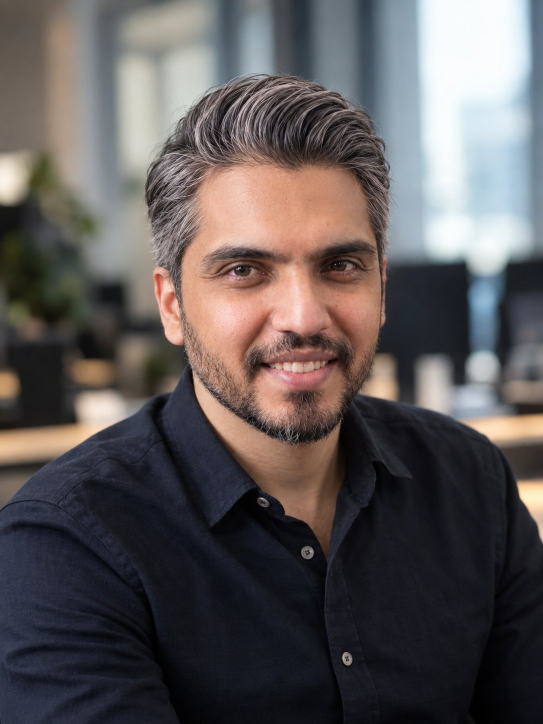
#> input picture assets/portrait.jpg, 1086 x 1448 px (shown at 1/2 size); its folder holds only this picture in this run
$ python gen_cards.py
#> lines starting #> are read from the running program, lines starting #| are printed output that depends on the picture
"""
gen_cards.py — builds the animated SVG cards for the haitham72 profile README.

  assets/terminal-card.svg   ASCII portrait generated from assets/portrait.jpg
  assets/info-card.svg       neofetch-style info card (content from the CV)
  assets/contributions.svg   real contribution calendar (GitHub GraphQL), diagonal reveal
  assets/rag-pipeline.svg    animated retrieval pipeline diagram

Run:  pip install Pillow numpy  &&  python gen_cards.py
Contributions are fetched with `gh api graphql` (or GITHUB_TOKEN if gh is unavailable).
"""

import html, json, os, subprocess, urllib.request
import numpy as np
from PIL import Image, ImageDraw, ImageFilter, ImageOps

USER = "haitham72"
NAME = "Haitham Mohamed"
HERE = os.path.dirname(os.path.abspath(__file__))
ASSETS = os.path.join(HERE, "assets")
MONO = 'ui-monospace, SFMono-Regular, "SF Mono", Menlo, Consolas, monospace'

BG_A, BG_B, LINE = "#111722", "#0d1117", "#30363d"
FG, GRAY = "#c9d1d9", "#7d8590"
ORANGE, BLUE, GREEN, CYAN = "#ffa657", "#58a6ff", "#3fb950", "#22d3ee"


def xe(s):
    return html.escape(str(s), quote=True)


def chrome(w, h, title, gid):
    return (
        f'<defs><linearGradient id="{gid}" x1="0" y1="0" x2="0" y2="1">'
        f'<stop offset="0" stop-color="{BG_A}"/><stop offset="1" stop-color="{BG_B}"/></linearGradient></defs>'
        f'<rect width="{w}" height="{h}" rx="12" fill="url(#{gid})"/>'
        f'<rect x=".5" y=".5" width="{w-1}" height="{h-1}" rx="12" fill="none" stroke="{LINE}"/>'
        f'<line x1="0" y1="30" x2="{w}" y2="30" stroke="{LINE}"/>'
        f'<circle cx="20" cy="15" r="5" fill="#ff5f56"/><circle cx="36" cy="15" r="5" fill="#ffbd2e"/>'
        f'<circle cx="52" cy="15" r="5" fill="#27c93f"/>'
        f'<text x="{w/2:.1f}" y="19" fill="{GRAY}" font-size="12" text-anchor="middle">{xe(title)}</text>'
    )


def write(name, svg):
    path = os.path.join(ASSETS, name)
    with open(path, "w", encoding="utf-8") as f:
        f.write(svg)
    print(f"[ok] {name:22s} {os.path.getsize(path)//1024} KB")


# ── 1. ASCII portrait ────────────────────────────────────────────────────────
def ascii_rows(cols=96):
    im = Image.open(os.path.join(ASSETS, "portrait.jpg")).convert("L")
    w, h = im.size
    # Soft mask (head ellipse + shoulders) blanks the blurred office background.
    # Coordinates are for the 1086x1448 source photo; scale if the photo changes.
    sx, sy = w / 1086, h / 1448
    mask = Image.new("L", (w, h), 0)
    d = ImageDraw.Draw(mask)
    d.ellipse((280 * sx, 135 * sy, 790 * sx, 900 * sy), fill=255)
    d.polygon([(360 * sx, 800 * sy), (740 * sx, 800 * sy), (w, 980 * sy), (w, h), (0, h), (0, 1020 * sy)], fill=255)
    mask = mask.filter(ImageFilter.GaussianBlur(18))
    box = (int(110 * sx), int(110 * sy), int(976 * sx), int(1120 * sy))
    im, mask = im.crop(box), mask.crop(box)
    im = ImageOps.equalize(im, mask=mask).filter(ImageFilter.UnsharpMask(radius=4, percent=160, threshold=2))
    a = np.asarray(im, float) / 255 * np.asarray(mask, float) / 255
    rows_n = round(cols * (box[3] - box[1]) / (box[2] - box[0]) * 0.5)  # glyph cell ≈ 1:2
    g = np.asarray(Image.fromarray((a * 255).astype("uint8")).resize((cols, rows_n), Image.LANCZOS), float) / 255
    g = np.clip((g - 0.22) / 0.75, 0, 1) ** 1.1
    ramp = " .'`-:;=+*csS%#@"
    return ["".join(ramp[min(int(v * len(ramp)), len(ramp) - 1)] for v in r) for r in g]


def terminal_card():
    rows = ascii_rows()
#> in ascii_rows, `mask = Image.new("L", (w, h), 0)`: mask: PIL image 1086x1448 L; every value is 0
#> in ascii_rows, `mask = mask.filter(ImageFilter.GaussianBlur(18))`:
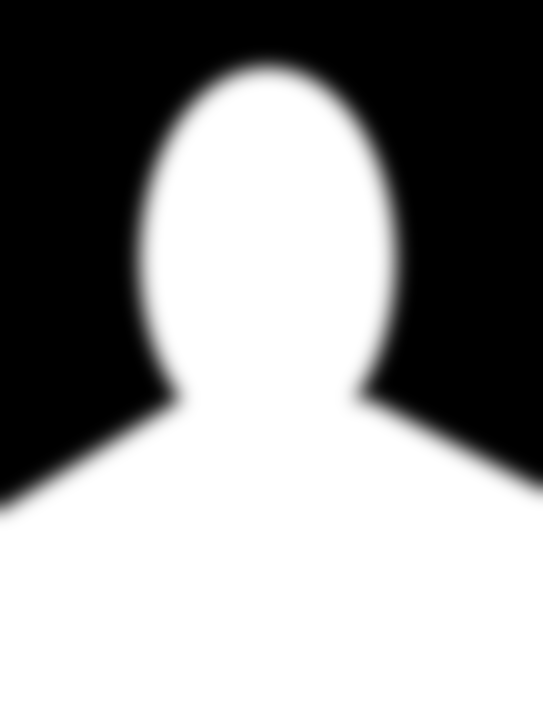
#> mask: PIL image 1086x1448 L (shown at 1/2 size); min 0, max 255, mean 148.6
#> in ascii_rows, `im, mask = im.crop(box), mask.crop(box)`:
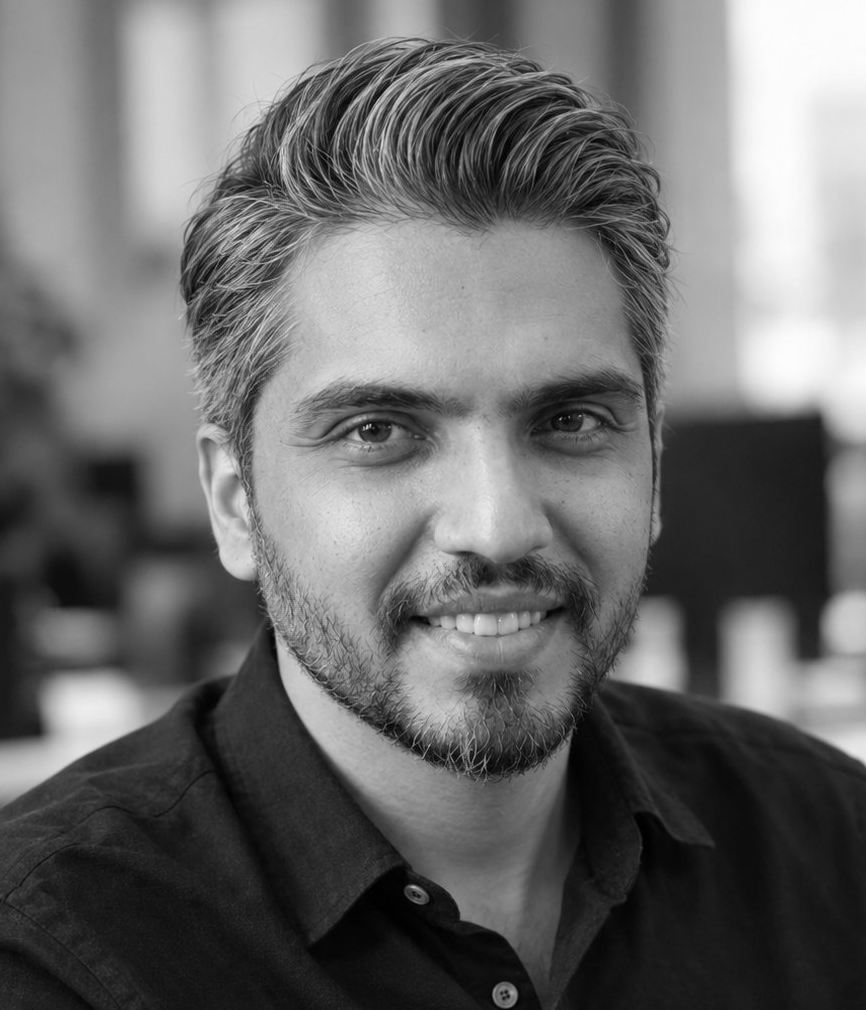
#> im: PIL image 866x1010 L; min 0, max 254, mean 106
#> in ascii_rows, `im, mask = im.crop(box), mask.crop(box)`:
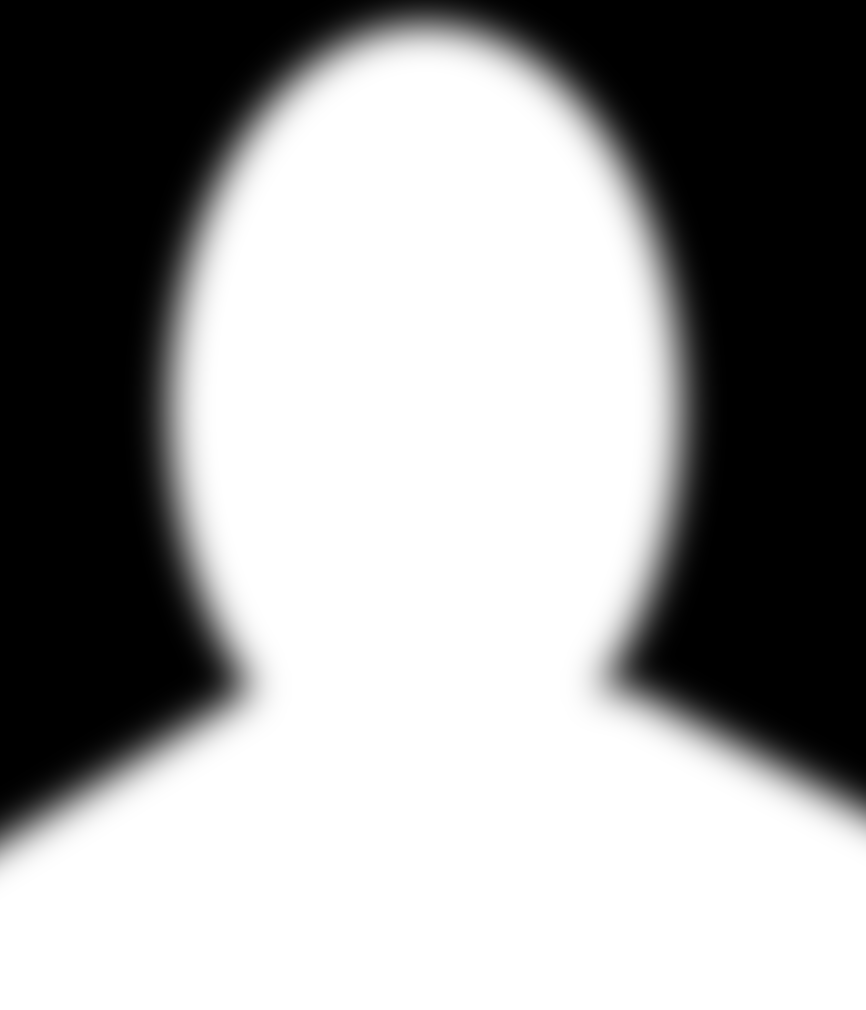
#> mask: PIL image 866x1010 L; min 0, max 255, mean 153.5
#> in ascii_rows, `im = ImageOps.equalize(im, mask=mask).filter(ImageFilter.UnsharpMask(r..`:
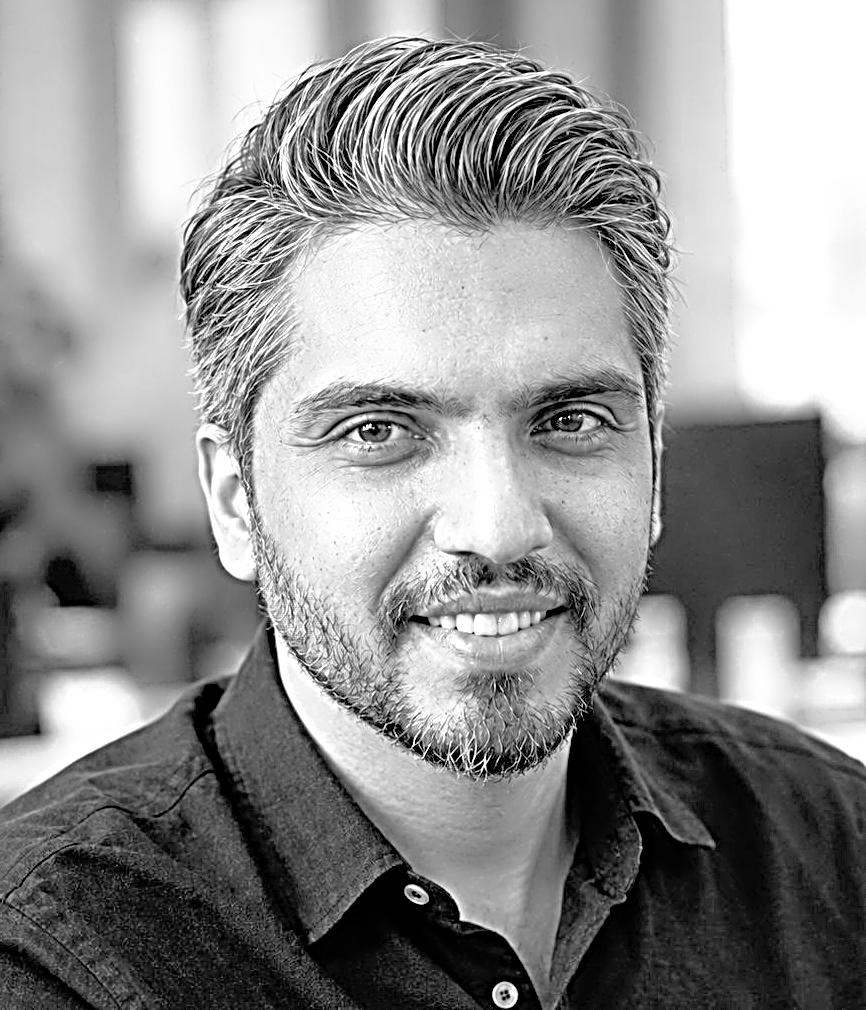
#> im: PIL image 866x1010 L; min 0, max 255, mean 142.5
#> in ascii_rows, `a = np.asarray(im, float) / 255 * np.asarray(mask, float) / 255`:
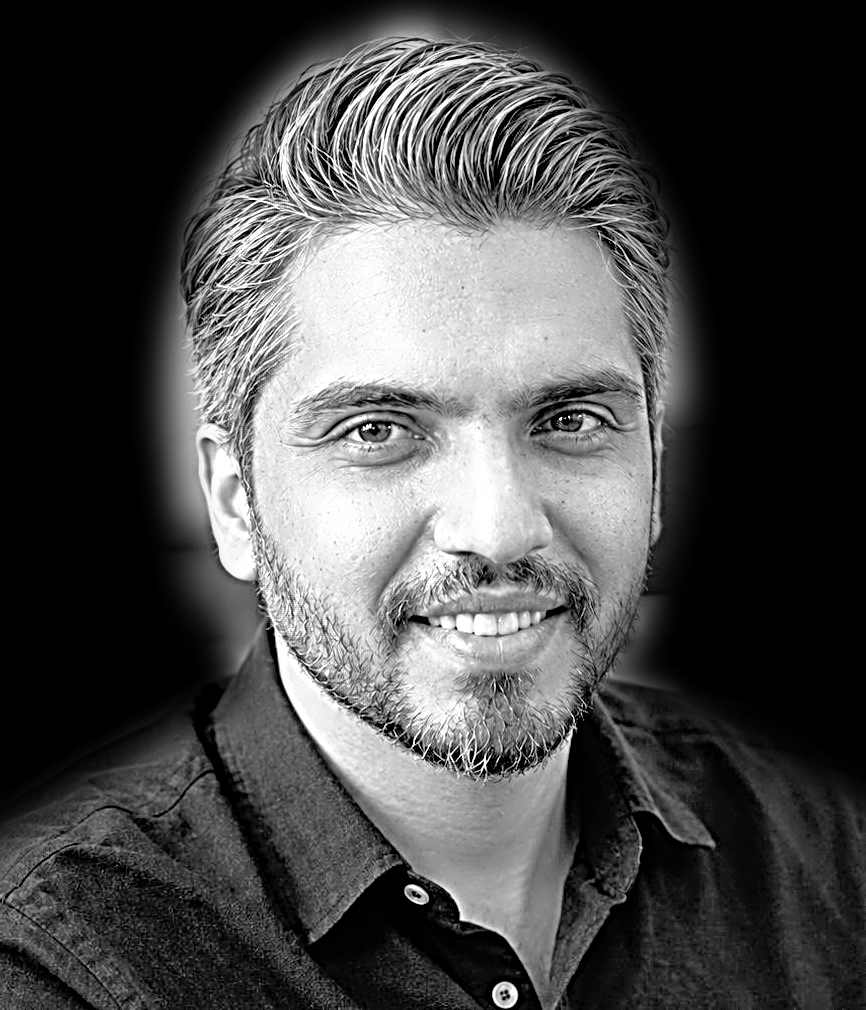
#> a: shape (1010, 866) float64; min 0, max 1, mean 0.288
#> in ascii_rows, `g = np.asarray(Image.fromarray((a * 255).astype("uint8")).resize((cols..`:
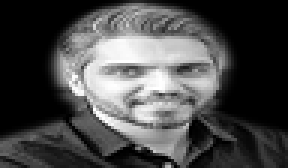
#> g: shape (56, 96) float64 (shown 3 times larger); min 0, max 1, mean 0.288
#> in ascii_rows, `g = np.clip((g - 0.22) / 0.75, 0, 1) ** 1.1`:
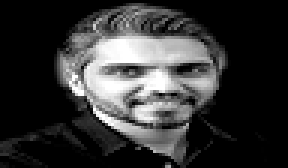
#> g: shape (56, 96) float64 (shown 3 times larger); min 0, max 1, mean 0.206
#> rows = 56 items
    W, ROW_H, Y0, TX = 840, 15, 40, 20
    TW, DUR = 800, 0.08
    foot = Y0 + len(rows) * ROW_H + 6
#> foot = 886
    H = foot + 43
#> H = 929
    body = []
    for i, r in enumerate(rows):
        t, y = i * DUR, Y0 + i * ROW_H
        body.append(
            f'<clipPath id="r{i}"><rect x="{TX}" y="{y}" height="{ROW_H}" width="0">'
            f'<animate attributeName="width" from="0" to="{TW}" begin="{t:.2f}s" dur="{DUR}s" fill="freeze"/></rect></clipPath>'
            f'<text clip-path="url(#r{i})" xml:space="preserve" x="{TX}" y="{y+11.1:.1f}" fill="{FG}" '
            f'font-size="12.9" textLength="{TW}" lengthAdjust="spacing">{xe(r)}</text>'
        )
#> this loop made 56 passes
#> (t, y) on passes 1 to 12: (0, 40), (0.08, 55), (0.16, 70), (0.24, 85), (0.32, 100), (0.4, 115), (0.48, 130), (0.56, 145), (0.64, 160), (0.72, 175), (0.8, 190), (0.88, 205)
#> after the loop, body = 56 items
    prompt = f"{USER}@github:~$ whoami "
    cx = TX + len(prompt) * 7.8 + len(NAME) * 7.8 + 4
    svg = (
        f'<svg xmlns="http://www.w3.org/2000/svg" width="{W}" height="{H}" viewBox="0 0 {W} {H}" font-family=\'{MONO}\'>'
        + chrome(W, H, f"{USER}@github: ~$ ./portrait.sh", "tbg")
        + "".join(body)
        + f'<line x1="0" y1="{foot}" x2="{W}" y2="{foot}" stroke="{LINE}"/>'
        f'<text x="{TX}" y="{foot+25}" fill="{GRAY}" font-size="13">{xe(prompt)}<tspan fill="{FG}">{xe(NAME)}</tspan></text>'
        f'<rect x="{cx:.0f}" y="{foot+12}" width="8" height="15" fill="{FG}">'
        f'<animate attributeName="opacity" values="1;1;0;0" keyTimes="0;.5;.51;1" dur="1s" repeatCount="indefinite"/></rect>'
        "</svg>"
    )
    write("terminal-card.svg", svg)
    return H


# ── 2. neofetch info card (every line traceable to the CV) ───────────────────
INFO = [
    ("header",),
    ("section", "— About"),
    ("field", "Role", "Applied AI Engineer / Architect"),
    ("field", "Focus", "GenAI · RAG · Agents · LLM Eval"),
    ("field", "Based", "Dubai, UAE"),
    ("field", "Exp", "15+ years shipping to stakeholders"),
    ("field", "Langs", "Arabic (native) · English"),
    ("section", "— Stack"),
    ("field", "LLMs", "Claude API · OpenAI API"),
    ("field", "Agents", "LangGraph · LangChain · MCP"),
    ("field", "Retrieval", "pgvector · hybrid search · RRF"),
    ("field", "Backend", "Python · FastAPI · Redis"),
    ("field", "Cloud", "Docker · AWS · Vercel"),
    ("section", "— Highlights"),
    ("bullet", "Production Arabic RAG, Dubai gov office"),
    ("bullet", "150+ query LLM evaluation harness"),
    ("bullet", "ReguLense live: version-aware health RAG"),
    ("bullet", "DBA in AI (Walsh College), in progress"),
]


def info_card(min_h):
    W = 480
    parts, t, y = [], 0.15, 62.0

    def row(inner, t):
        return (
            f'<g opacity="0" transform="translate(0,5)">{inner}'
            f'<animate attributeName="opacity" from="0" to="1" begin="{t:.2f}s" dur=".4s" fill="freeze"/>'
            f'<animateTransform attributeName="transform" type="translate" from="0 5" to="0 0" begin="{t:.2f}s" '
            f'dur=".4s" fill="freeze" calcMode="spline" keySplines=".2 .8 .2 1"/></g>'
        )

    for r in INFO:
        if r[0] == "header":
            x1 = 20 + (len(USER) + 8) * 8.4
            parts.append(row(
                f'<text x="20" y="{y}" font-size="14" font-weight="700"><tspan fill="{GREEN}">{USER}</tspan>'
                f'<tspan fill="{GRAY}">@</tspan><tspan fill="{CYAN}">github</tspan></text>'
                f'<line x1="{x1:.0f}" y1="{y-4}" x2="460" y2="{y-4}" stroke="{LINE}"/>', t))
            y += 26; t += 0.06
        elif r[0] == "section":
            x1 = 20 + len(r[1]) * 7.8 + 6
            parts.append(row(
                f'<text x="20" y="{y}" fill="{BLUE}" font-size="12.5" font-weight="700">{xe(r[1])}</text>'
                f'<line x1="{x1:.0f}" y1="{y-4}" x2="460" y2="{y-4}" stroke="{LINE}"/>', t))
            y += 26; t += 0.12
        elif r[0] == "field":
            parts.append(row(
                f'<text x="20" y="{y}" fill="{ORANGE}" font-size="12.5" font-weight="700">{xe(r[1])}</text>'
                f'<text x="112" y="{y}" fill="{FG}" font-size="12.5">{xe(r[2])}</text>', t))
            y += 21; t += 0.06
        else:
            parts.append(row(
                f'<circle cx="23" cy="{y-4}" r="2.5" fill="{GREEN}"/>'
                f'<text x="34" y="{y}" fill="{FG}" font-size="12.5">{xe(r[1])}</text>', t))
            y += 21; t += 0.06
    H = max(min_h, int(y) + 20)
    svg = (
        f'<svg xmlns="http://www.w3.org/2000/svg" width="{W}" height="{H}" viewBox="0 0 {W} {H}" font-family=\'{MONO}\'>'
        + chrome(W, H, f"{USER}@github: ~$ neofetch", "ibg") + "".join(parts) + "</svg>"
    )
    write("info-card.svg", svg)


# ── 3. Real contribution calendar ────────────────────────────────────────────
QUERY = ('query{user(login:"%s"){contributionsCollection{contributionCalendar{totalContributions '
         "weeks{contributionDays{date contributionCount contributionLevel}}}}}}" % USER)


def fetch_calendar():
    try:
        out = subprocess.run(["gh", "api", "graphql", "-f", f"query={QUERY}"],
                             capture_output=True, text=True, check=True).stdout
    except (OSError, subprocess.CalledProcessError):
        req = urllib.request.Request(
            "https://api.github.com/graphql", data=json.dumps({"query": QUERY}).encode(),
            headers={"Authorization": f"bearer {os.environ['GITHUB_TOKEN']}", "User-Agent": USER})
        out = urllib.request.urlopen(req, timeout=30).read().decode()
    return json.loads(out)["data"]["user"]["contributionsCollection"]["contributionCalendar"]


def contributions():
    cal = fetch_calendar()
    LV = {"NONE": 0, "FIRST_QUARTILE": 1, "SECOND_QUARTILE": 2, "THIRD_QUARTILE": 3, "FOURTH_QUARTILE": 4}
    COL = ["#161b22", "#0e4429", "#006d32", "#26a641", "#39d353"]
    GLOW = ["#21262d", "#3dffa0", "#57ffb0", "#8dffcc", "#c8ffe8"]
    W, H, SQ, STEP, GX, GY = 850, 175, 11, 14, 40, 30
    weeks = cal["weeks"]
    reveal, hold = 4.5, 3.0
    total = reveal + hold
    maxd = (len(weeks) - 1) + 6 * 0.6
    out = [
        f'<svg xmlns="http://www.w3.org/2000/svg" width="{W}" height="{H}" viewBox="0 0 {W} {H}" '
        f'font-family="-apple-system, BlinkMacSystemFont, Segoe UI, sans-serif">',
        '<defs><filter id="gl" x="-70%" y="-70%" width="240%" height="240%"><feGaussianBlur stdDeviation="2" result="b"/>'
        '<feMerge><feMergeNode in="b"/><feMergeNode in="SourceGraphic"/></feMerge></filter></defs>',
        f'<rect width="{W}" height="{H}" rx="16" fill="{BG_B}" stroke="{LINE}"/>',
    ]
    last_month = None
    for c, wk in enumerate(weeks):
        m = wk["contributionDays"][0]["date"][5:7]
        if m != last_month and c < len(weeks) - 2:
            label = ["Jan", "Feb", "Mar", "Apr", "May", "Jun", "Jul", "Aug", "Sep", "Oct", "Nov", "Dec"][int(m) - 1]
            out.append(f'<text x="{GX + c*STEP}" y="20" fill="#8b949e" font-size="10">{label}</text>')
            last_month = m
    for i, lbl in ((1, "Mon"), (3, "Wed"), (5, "Fri")):
        out.append(f'<text x="8" y="{GY + i*STEP + SQ - 1}" fill="#8b949e" font-size="9">{lbl}</text>')
    for c, wk in enumerate(weeks):
        for day in wk["contributionDays"]:
            r = int(np.datetime64(day["date"]).astype("datetime64[D]").view("int64") + 4) % 7  # 0 = Sunday
            lv = LV[day["contributionLevel"]]
            x, y = GX + c * STEP, GY + r * STEP
            t0 = (c + r * 0.6) / maxd * reveal / total
            t1, t2 = min(t0 + 0.012, 0.97), min(t0 + 0.05, 0.99)
            fil = ' filter="url(#gl)"' if lv >= 3 else ""
            tip = f'<title>{day["contributionCount"]} on {day["date"]}</title>'
            anim = (f'<animate attributeName="opacity" values="0;0;1;1" keyTimes="0;{t0:.4f};{t1:.4f};1" '
                    f'dur="{total}s" repeatCount="indefinite"/>')
            if lv:
                anim += (f'<animate attributeName="fill" values="{COL[lv]};{COL[lv]};{GLOW[lv]};{COL[lv]}" '
                         f'keyTimes="0;{t0:.4f};{t1:.4f};{t2:.4f}" dur="{total}s" repeatCount="indefinite"/>')
            out.append(f'<rect x="{x}" y="{y}" width="{SQ}" height="{SQ}" rx="2" fill="{COL[lv]}" opacity="0"{fil}>{tip}{anim}</rect>')
    ly = GY + 7 * STEP + 18
    out.append(f'<text x="{GX}" y="{ly}" fill="#8b949e" font-size="11">'
               f'{cal["totalContributions"]} contributions in the last year</text>')
    lx = W - 150
    out.append(f'<text x="{lx}" y="{ly}" fill="#8b949e" font-size="10">Less</text>')
    for i, col in enumerate(COL):
        out.append(f'<rect x="{lx + 28 + i*14}" y="{ly-9}" width="10" height="10" rx="2" fill="{col}"/>')
    out.append(f'<text x="{lx + 28 + 5*14 + 4}" y="{ly}" fill="#8b949e" font-size="10">More</text>')
    out.append("</svg>")
    write("contributions.svg", "".join(out))


# ── 4. Animated retrieval pipeline (retrieval pattern from the CV) ──
def pipeline():
    W, H = 520, 420
    stages = [
        ("Query", "Arabic / English", FG),
        ("Hybrid retrieval", "semantic · lexical · entity", BLUE),
        ("RRF fusion", "reciprocal rank fusion", CYAN),
        ("Rerank", "multi-stage", ORANGE),
        ("Validator gate", "eval · regression check", GREEN),
        ("Cited answer", "abstains below confidence floor", FG),
    ]
    bx, bw, bh, gap, y0 = 120, 280, 44, 18, 44
    parts = []
    for i, (title, sub, col) in enumerate(stages):
        y = y0 + i * (bh + gap)
        t = 0.2 + i * 0.25
        parts.append(
            f'<g opacity="0"><rect x="{bx}" y="{y}" width="{bw}" height="{bh}" rx="10" fill="#161b22" stroke="{col}" stroke-opacity=".55"/>'
            f'<text x="{bx+16}" y="{y+19}" fill="{col}" font-size="13" font-weight="700">{xe(title)}</text>'
            f'<text x="{bx+16}" y="{y+35}" fill="{GRAY}" font-size="11">{xe(sub)}</text>'
            f'<animate attributeName="opacity" from="0" to="1" begin="{t:.2f}s" dur=".4s" fill="freeze"/></g>'
        )
        if i < len(stages) - 1:
            ya, yb = y + bh, y + bh + gap
            parts.append(f'<line x1="{W/2}" y1="{ya}" x2="{W/2}" y2="{yb}" stroke="{LINE}" stroke-width="2"/>')
    # a token travelling down the pipeline, drawn first so it shows only between the opaque boxes
    top, bot = y0 + bh / 2, y0 + (len(stages) - 1) * (bh + gap) + bh / 2
    parts.insert(0,
        f'<circle cx="{W/2}" cy="{top}" r="4" fill="{GREEN}" opacity="0">'
        f'<animate attributeName="cy" values="{top};{bot}" begin="2s" dur="3.2s" repeatCount="indefinite"/>'
        f'<animate attributeName="opacity" values="0;1;1;0" keyTimes="0;.08;.9;1" begin="2s" dur="3.2s" repeatCount="indefinite"/></circle>'
    )
    svg = (
        f'<svg xmlns="http://www.w3.org/2000/svg" width="{W}" height="{H}" viewBox="0 0 {W} {H}" font-family=\'{MONO}\'>'
        + chrome(W, H, "rag_pipeline.py --trace", "pbg") + "".join(parts) + "</svg>"
    )
    write("rag-pipeline.svg", svg)


if __name__ == "__main__":
    h = terminal_card()
#> h = 929
    info_card(min_h=0)
    contributions()
#> (the call stopped at in fetch_calendar, `out = subprocess.run(["gh", "api", "graphql", "-f", f"query={QUERY}"],..`: subprocess is not available in this run)
    pipeline()
